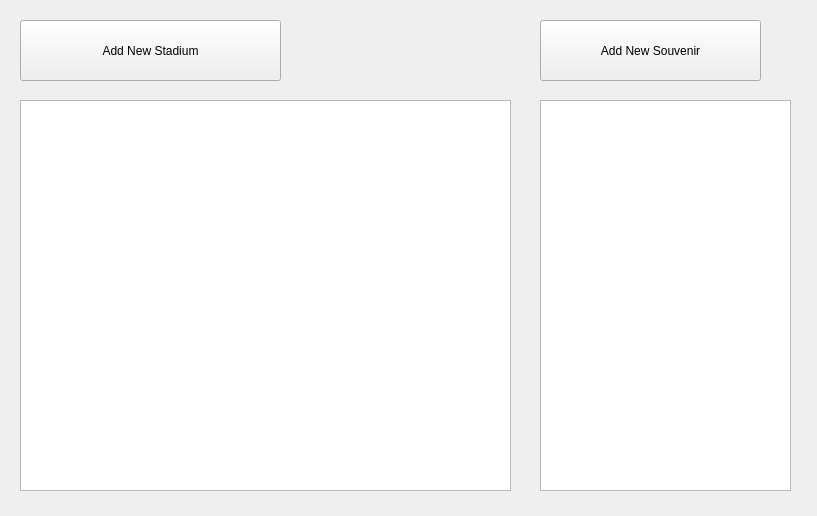
<?xml version="1.0" encoding="UTF-8"?>
<ui version="4.0">
 <class>EditStadiumInfo</class>
 <widget class="QWidget" name="EditStadiumInfo">
  <property name="geometry">
   <rect>
    <x>0</x>
    <y>0</y>
    <width>817</width>
    <height>516</height>
   </rect>
  </property>
  <property name="windowTitle">
   <string>Form</string>
  </property>
  <widget class="QPushButton" name="editStadiumInfo_pushButton_addNewStadium">
   <property name="geometry">
    <rect>
     <x>20</x>
     <y>20</y>
     <width>261</width>
     <height>61</height>
    </rect>
   </property>
   <property name="text">
    <string>Add New Stadium</string>
   </property>
  </widget>
  <widget class="QPushButton" name="editStadiumInfo_pushButton_addNewSouvenir">
   <property name="geometry">
    <rect>
     <x>540</x>
     <y>20</y>
     <width>221</width>
     <height>61</height>
    </rect>
   </property>
   <property name="text">
    <string>Add New Souvenir</string>
   </property>
  </widget>
  <widget class="QTableView" name="editStadiumInfo_tableView_stadiumInformation">
   <property name="geometry">
    <rect>
     <x>20</x>
     <y>100</y>
     <width>491</width>
     <height>391</height>
    </rect>
   </property>
  </widget>
  <widget class="QTableView" name="editStadiumInfo_tableView_souvenirInfo">
   <property name="geometry">
    <rect>
     <x>540</x>
     <y>100</y>
     <width>251</width>
     <height>391</height>
    </rect>
   </property>
  </widget>
 </widget>
 <resources/>
 <connections/>
</ui>
